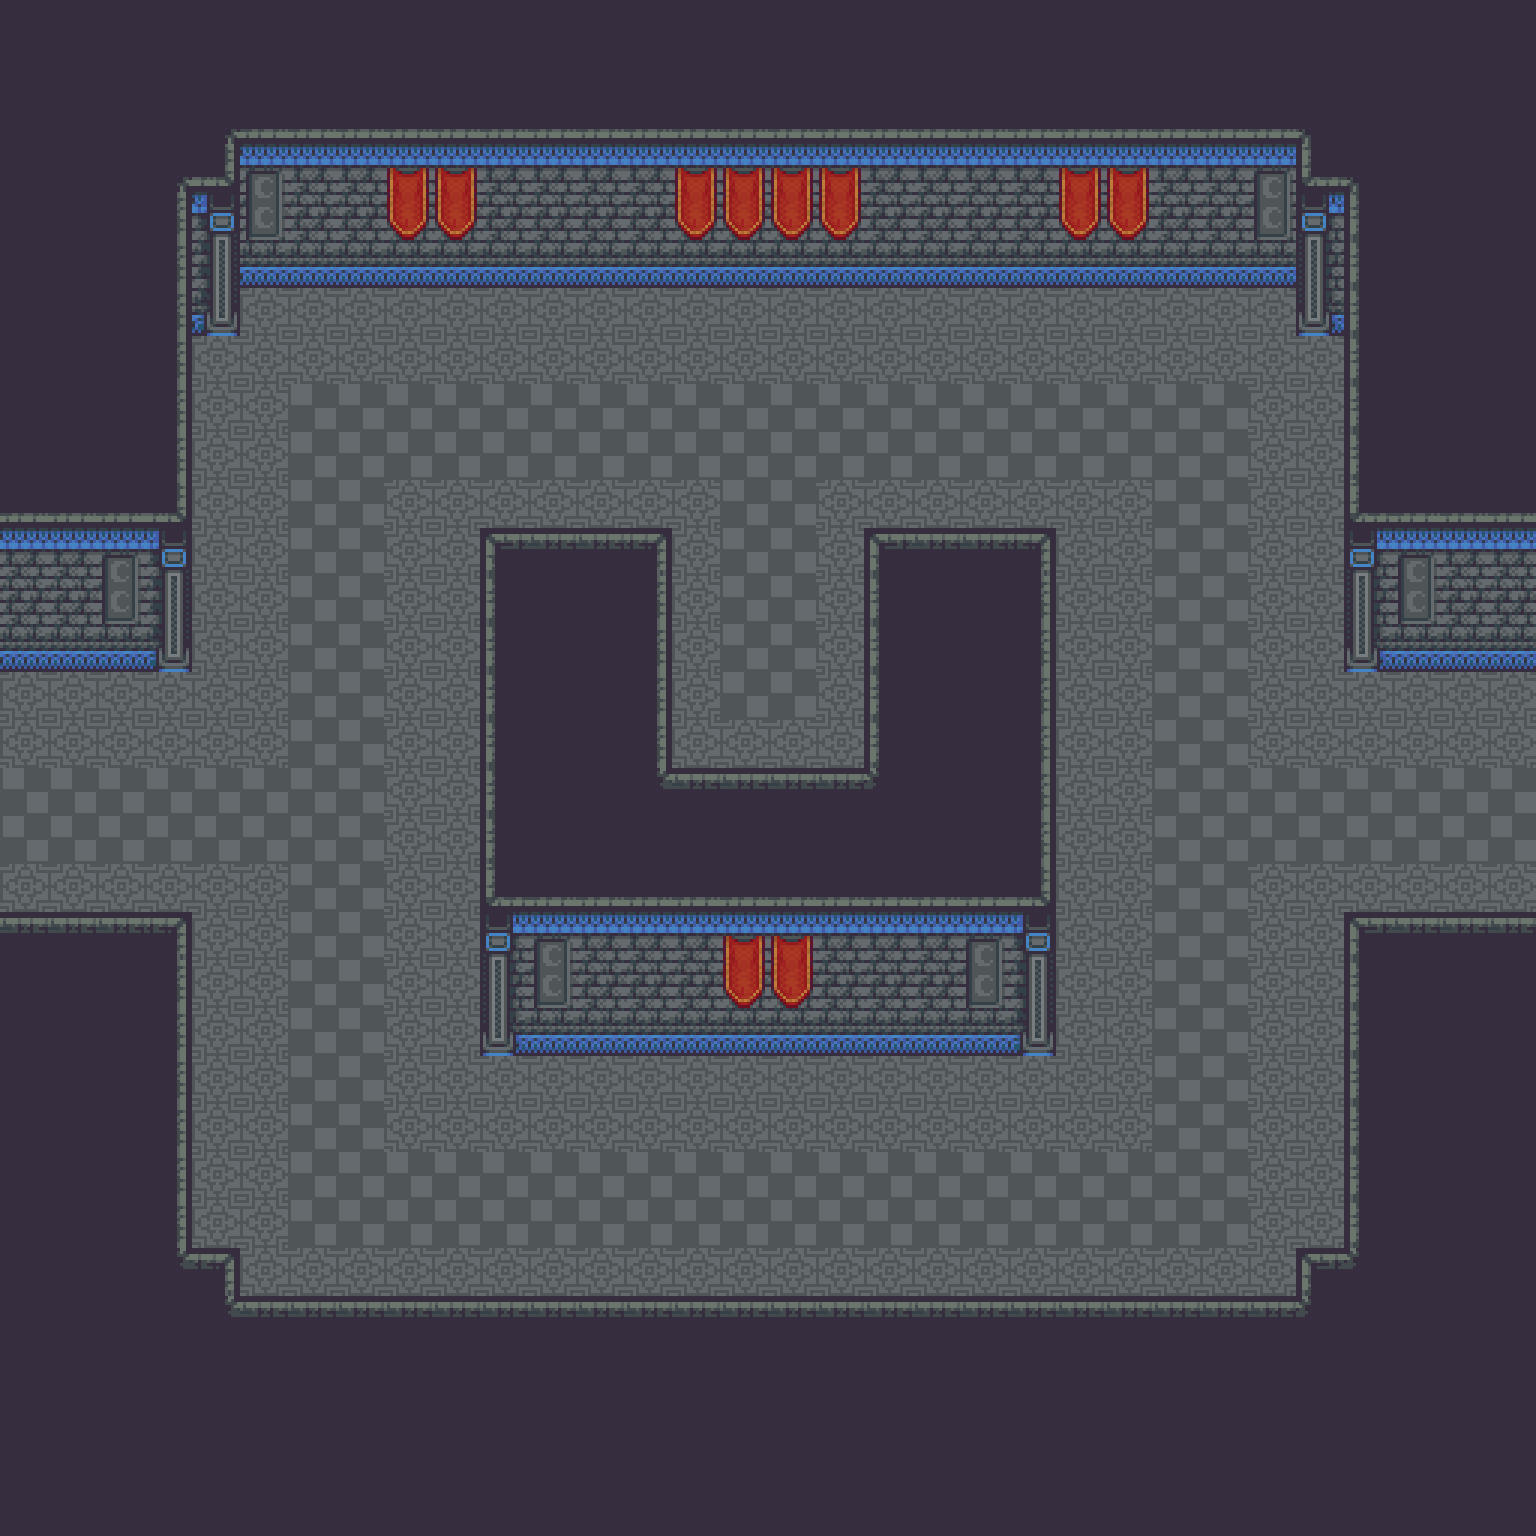

A level layout from a 2D game, rendered from its tile map. Below: a short description, then the map file with tile-grid data replaced by summaries:
An orthogonal 32x32 tile map with 48x48 px tiles, 2 tile layers (Floor, Furnishing) and 1 object.

<map version="1.2" tiledversion="1.3.4" orientation="orthogonal" renderorder="right-down" width="32" height="32" tilewidth="48" tileheight="48" infinite="0" nextlayerid="4" nextobjectid="3">
 <tileset firstgid="1" source="Castle.tsx" />
 <layer id="2" name="Floor" width="32" height="32">
  <data>[1024 cells, 1024 non-empty, 2 distinct tile ids]</data>
 </layer>
 <layer id="1" name="Furnishing" width="32" height="32">
  <data>[1024 cells, 596 non-empty, 28 distinct tile ids]</data>
 </layer>
 <objectgroup id="3" name="Props">
  <object id="2" gid="235" x="720" y="768" width="48" height="48">
   <properties>
    <property name="I" value="[ChestSpawn]" />
   </properties>
  </object>
 </objectgroup>
</map>
